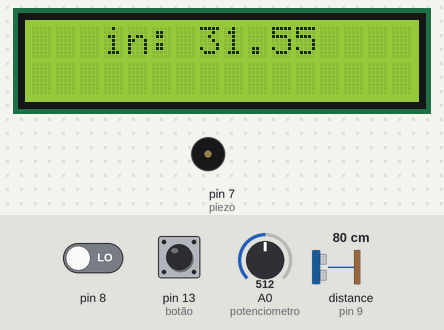
A sketch run on a simulated Arduino Uno, built with avr-gcc and run on an emulated ATmega328P. Shown: 16×2 character LCD, buzzer (waves = sounding). Wiring (inferred from the names in the program): ultrasonic range finder: trigger pin 10; echo pin 9. Inputs (shaded band) come from the test bench; at power-on: pin 13 (botão) LOW, pin 8 LOW, A0 (potenciometro) = 512, distance to the obstacle (sensor on pin 9) 80 cm. The echo pulse lasts 58.3 µs per cm.

Above: at 0.1 s.
At 1.2 s:
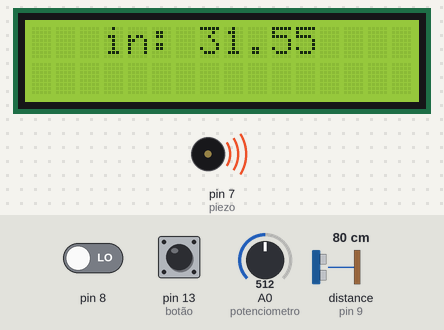
Timing chart, 0 to 0.3 s (numbered marks = the images above; inputs shaded):
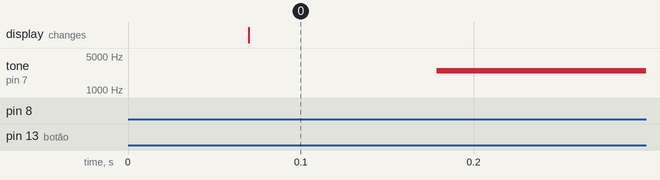

The sketch:

40_Codigo.ino
```cpp
// Errei varias vezes a montagem, coloquei um resitor a mais como no livro e deu errado
// Levei um bom tempo pra conseguir entender como mudar os componentes do livro para os do Tinkercad
// Códido do livro tambem não funciona
// O complicado foi fazer o pizo e potenciometro funcionar
// Funcionamento: escolhe uma faixa pelo potenciometro
// Se a distancia do sensor for menor que o valor, ele apita
// O botão reinicia

#include<LiquidCrystal.h>

LiquidCrystal lcd(12,11,5,4,3,2);
float pwmRange, averageReading, alarmRange;

int trigPin = 10; // Envio de ondas ultrassônicas
int echoPin = 9;  // Recebe as ondas ultrassônicas

float v=(331.5)+(0.6*20); // velocidade da onda

void setup()
{
    Serial.begin(9600);
    pinMode(trigPin, OUTPUT); // manda a onda
    pinMode(echoPin, INPUT); // recebe a onda
    lcd.begin(16,2);
  pinMode(7, OUTPUT); // piezo
  pinMode(13, INPUT); //botão
  pinMode(A0, INPUT); // potenciometro
}

float distanceCm()
{
    digitalWrite(trigPin, LOW);
    delayMicroseconds(3);
    digitalWrite(trigPin, HIGH);
    delayMicroseconds(5);
    digitalWrite(trigPin, LOW);

    float tUs = pulseIn(echoPin, HIGH);// mede o tempo de ida e de volta do sinal
    float t = tUs / 1000.0 / 1000.0 / 2.0;  // converte o tempo de percurso da onda
    float d = t*v; // distancia total percorrida pela onda
    return d*100; // conversão para cm
}

float Faixa()  // transforma um valor em bits para uma distancia
{
  float potValue = analogRead(0);
  alarmRange = 254 * (potValue/1024);
  return alarmRange;
}

void Alarme()
{
  while(1)
  {
    for (int freq=800; freq<2500;freq++)
    {
      tone(7, freq);
      if (digitalRead(13))
      {
        noTone(7);
        return;
      }
    }
  }
}

void loop()
{
      float d= distanceCm();
      Faixa();

     if ( digitalRead(8)==HIGH)
      {
          lcd.setCursor(7,0);  // imprimi em cm
          lcd.print(d);
          lcd.setCursor(3,0);
          lcd.print("cm:");

      }

    if (digitalRead(8)==LOW)

      {
          float in= d/2.54; // converte e imprimi em polegadas
          lcd.setCursor(7,0);
          lcd.print(in);
          lcd.setCursor(3,0);
          lcd.print("in:");
      }
  if (d<=alarmRange) // liga o alarme
  {
    Alarme();
  }
    delay(1000);
    lcd. clear();
}
```
